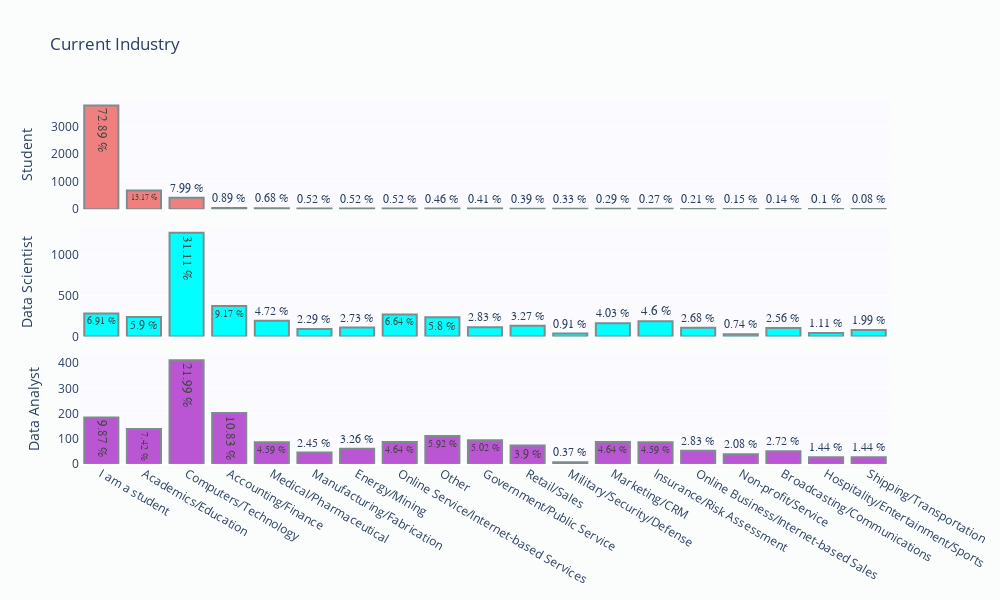

Write notebook code for a chart like this one.
### Code cell
title = 'Current Industry'
Horizontal_Multi_Barplot(df, column = 'Q7', column_filter = 'Q6', title = title, limit = None, width =1000)

### Figure 1 — Plotly figure (JSON) as saved in the notebook; plotly's stock layout.template omitted (floating-point values rounded to 4 significant figures)
{"data": [{"marker": {"color": "rgb (240,128,128)", "line": {"color": "rgb( 127, 140, 141)", "width": 2}}, "name": "Student", "orientation": "v", "text": ["72.89 %", "13.17 %", "7.99 %", "0.89 %", "0.68 %", "0.52 %", "0.52 %", "0.52 %", "0.46 %", "0.41 %", "0.39 %", "0.33 %", "0.29 %", "0.27 %", "0.21 %", "0.15 %", "0.14 %", "0.1 %", "0.08 %"], "textfont": {"family": "Droid", "size": 13}, "textposition": "auto", "type": "bar", "x": ["I am a student", "Academics/Education", "Computers/Technology", "Accounting/Finance", "Medical/Pharmaceutical", "Manufacturing/Fabrication", "Energy/Mining", "Online Service/Internet-based Services", "Other", "Government/Public Service", "Retail/Sales", "Military/Security/Defense", "Marketing/CRM", "Insurance/Risk Assessment", "Online Business/Internet-based Sales", "Non-profit/Service", "Broadcasting/Communications", "Hospitality/Entertainment/Sports", "Shipping/Transportation"], "xaxis": "x", "y": [3770, 681, 413, 46, 35, 27, 27, 27, 24, 21, 20, 17, 15, 14, 11, 8, 7, 5, 4], "yaxis": "y"}, {"marker": {"color": "rgb(0,255,255)", "line": {"color": "rgb( 127, 140, 141)", "width": 2}}, "name": "Data Scientist", "orientation": "v", "text": ["31.11 %", "9.17 %", "6.91 %", "6.64 %", "5.9 %", "5.8 %", "4.72 %", "4.6 %", "4.03 %", "3.27 %", "2.83 %", "2.73 %", "2.68 %", "2.56 %", "2.29 %", "1.99 %", "1.11 %", "0.91 %", "0.74 %"], "textfont": {"family": "Droid", "size": 13}, "textposition": "auto", "type": "bar", "x": ["Computers/Technology", "Accounting/Finance", "I am a student", "Online Service/Internet-based Services", "Academics/Education", "Other", "Medical/Pharmaceutical", "Insurance/Risk Assessment", "Marketing/CRM", "Retail/Sales", "Government/Public Service", "Energy/Mining", "Online Business/Internet-based Sales", "Broadcasting/Communications", "Manufacturing/Fabrication", "Shipping/Transportation", "Hospitality/Entertainment/Sports", "Military/Security/Defense", "Non-profit/Service"], "xaxis": "x2", "y": [1265, 373, 281, 270, 240, 236, 192, 187, 164, 133, 115, 111, 109, 104, 93, 81, 45, 37, 30], "yaxis": "y2"}, {"marker": {"color": "rgb(186,85,211)", "line": {"color": "rgb( 127, 140, 141)", "width": 2}}, "name": "Data Analyst", "orientation": "v", "text": ["21.99 %", "10.83 %", "9.87 %", "7.42 %", "5.92 %", "5.02 %", "4.64 %", "4.64 %", "4.59 %", "4.59 %", "3.9 %", "3.26 %", "2.83 %", "2.72 %", "2.45 %", "2.08 %", "1.44 %", "1.44 %", "0.37 %"], "textfont": {"family": "Droid", "size": 13}, "textposition": "auto", "type": "bar", "x": ["Computers/Technology", "Accounting/Finance", "I am a student", "Academics/Education", "Other", "Government/Public Service", "Online Service/Internet-based Services", "Marketing/CRM", "Insurance/Risk Assessment", "Medical/Pharmaceutical", "Retail/Sales", "Energy/Mining", "Online Business/Internet-based Sales", "Broadcasting/Communications", "Manufacturing/Fabrication", "Non-profit/Service", "Hospitality/Entertainment/Sports", "Shipping/Transportation", "Military/Security/Defense"], "xaxis": "x3", "y": [412, 203, 185, 139, 111, 94, 87, 87, 86, 86, 73, 61, 53, 51, 46, 39, 27, 27, 7], "yaxis": "y3"}], "layout": {"height": 600, "paper_bgcolor": "rgb(251, 252, 252)", "plot_bgcolor": "rgb(250, 250, 255)", "showlegend": false, "title": {"text": "Current Industry"}, "width": 1000, "xaxis": {"anchor": "y", "domain": [0, 1], "matches": "x3", "showticklabels": false}, "xaxis2": {"anchor": "y2", "domain": [0, 1], "matches": "x3", "showticklabels": false}, "xaxis3": {"anchor": "y3", "domain": [0, 1]}, "yaxis": {"anchor": "x", "domain": [0.7, 1], "title": {"text": "Student"}}, "yaxis2": {"anchor": "x2", "domain": [0.35, 0.65], "title": {"text": "Data Scientist"}}, "yaxis3": {"anchor": "x3", "domain": [0, 0.3], "title": {"text": "Data Analyst"}}}}
